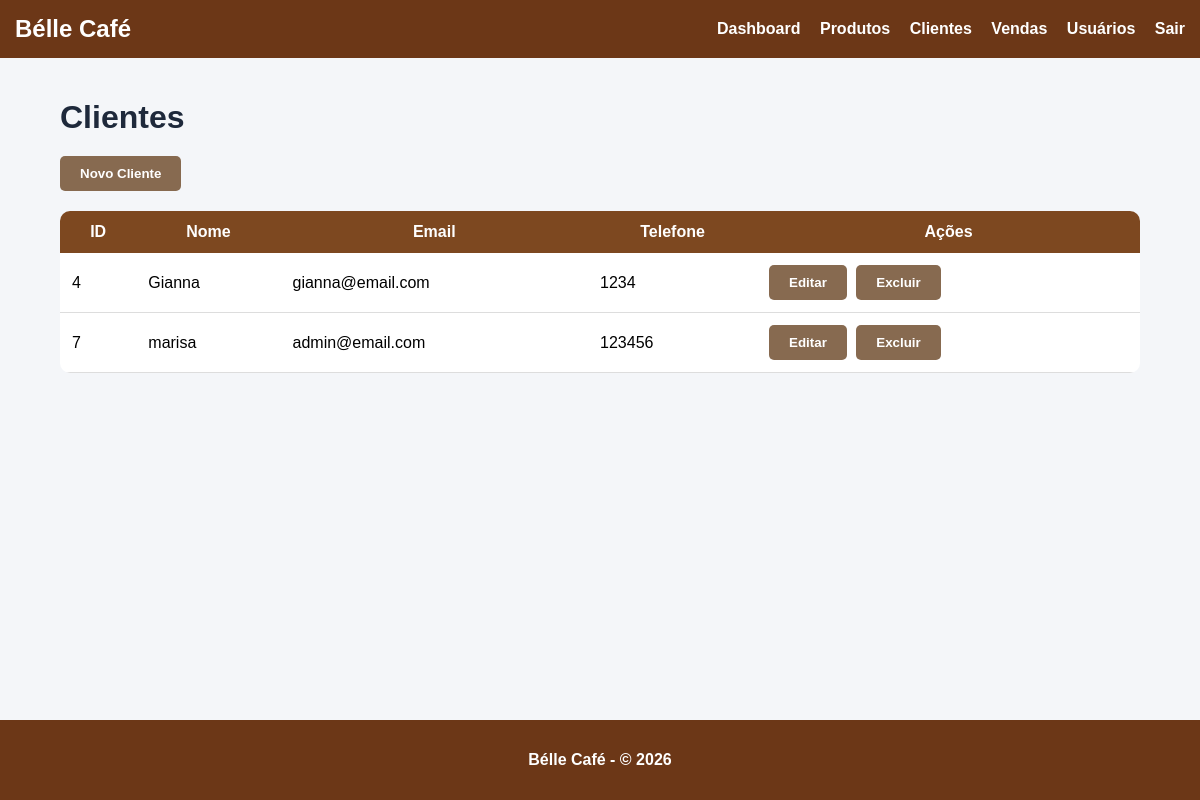
Screenshot of /clientes with the database file from the repository.
### tables this page shows
CREATE TABLE "clientes" (
	"id"	INTEGER NOT NULL,
	"nome"	TEXT NOT NULL,
	"email"	INTEGER NOT NULL,
	"telefone"	TEXT NOT NULL,
	PRIMARY KEY("id" AUTOINCREMENT)
);

### app.py (the view)
@app.route('/clientes')
def clientes():
    conn = conectar()
    cursor = conn.cursor()
    cursor.execute("SELECT * FROM clientes")
    dados = cursor.fetchall()
    conn.close()
    return render_template('clientes.html', clientes=dados)

### app.py (called while the page is built)
def conectar():
    return sqlite3.connect("cafeteria.db")

### templates/clientes.html (shortened to what this page needs)
<!DOCTYPE html>
<html lang="pt-br">
<head>
    <link rel="stylesheet" href="{{ url_for('static', filename='css/style.css') }}">
</head>
<body>
    <nav>
        <h2>Bélle Café</h2>
        <div>
            <a href="/dashboard">Dashboard</a>
            <a href="/produtos">Produtos</a>
            <a href="/clientes">Clientes</a>
            <a href="/vendas">Vendas</a>
            <a href="/usuarios">Usuários</a>
            <a href="/logout">Sair</a>
        </div>
    </nav>
    <div class="container">
        <h1>Clientes</h1>
        <a href="/clientes/novo">
            <button>Novo Cliente</button>
        </a>
        <table>
    <tr>
        <th>ID</th>
        <th>Nome</th>
        <th>Email</th>
        <th>Telefone</th>
        <th>Ações</th>
    </tr>
    {% for cliente in clientes %}
    <tr>
        <td>{{ cliente[0] }}</td>
        <td>{{ cliente[1] }}</td>
        <td>{{ cliente[2] }}</td>
        <td>{{ cliente[3] }}</td>
        <td>
            <a href="/clientes/editar/{{ cliente[0] }}">
                <button class="btn-editar">
                    Editar
                </button>
            </a>
            <a href="/clientes/deletar/{{ cliente[0] }}">
                <button class="btn-excluir">
                    Excluir
                </button>
            </a>
        </td>
    </tr>
    {% endfor %}
</table>
    </div>
    <footer>
        <p>Bélle Café - © 2026</p>
    </footer>
</body>
</html>

### static/css/style.css (style rules this page uses)
body { margin: 0; padding: 0; min-height: 100vh; display: flex; flex-direction: column; font-family:Verdana, sans-serif; background-color: #f4f6f9; }
.container { width: 90%; margin: auto; padding: 20px; flex: 1; }
nav { background-color: #6C3717; padding: 15px; display: flex; justify-content: space-between; align-items: center; }
nav h2 { color: white; margin: 0; }
nav a { color: white; text-decoration: none; margin-left: 15px; font-weight: bold; }
h1, h2 { color: #1e293b; }
button { background-color: #876A50; color: white; border: none; padding: 10px 20px; border-radius: 5px; cursor: pointer; font-weight: bold; }
table { width: 100%; border-collapse: collapse; background: white; margin-top: 20px; border-radius: 10px; overflow: hidden; }
th { background-color: #7D4820; color: white; padding: 12px; }
td { padding: 12px; border-bottom: 1px solid #ddd; }
footer { background-color: #6C3717; color: white; text-align: center; padding: 15px; margin-top: auto; font-weight: bold; }
a { text-decoration: none; }
td button { margin-right: 5px; }
.btn-excluir { background-color: #876A50; }
.btn-editar { background-color: #876A50; }
.container h1 { margin-bottom: 20px; }

### rows the page displays
clientes: id "4", nome "Gianna", email "gianna@email.com", telefone "1234"
clientes: id "7", nome "marisa", email "admin@email.com", telefone "123456"
